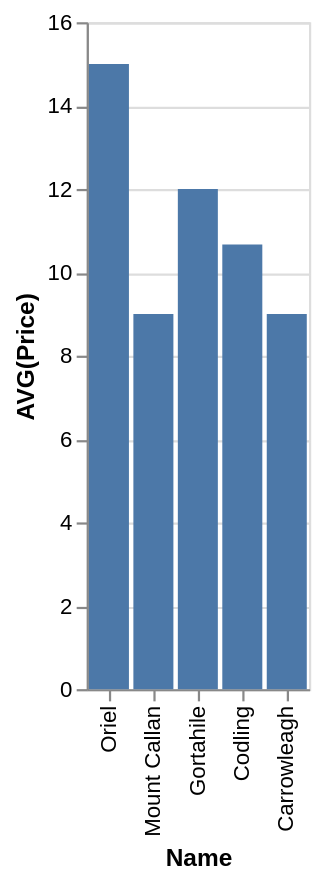

Vega-Lite specification for this chart:
### Vega-Lite specification from a JSON file in a GitHub repository (floating-point values rounded to 4 significant figures)
{"data": {"values": [{"x_data": "Oriel", "y_data": 15}, {"x_data": "Mount Callan", "y_data": 9}, {"x_data": "Gortahile", "y_data": 12}, {"x_data": "Codling", "y_data": 10.67}, {"x_data": "Carrowleagh", "y_data": 9}]}, "mark": "bar", "encoding": {"x": {"field": "x_data", "type": "nominal", "title": "Name", "sort": "descending"}, "y": {"field": "y_data", "type": "quantitative", "title": "AVG(Price)"}}}
